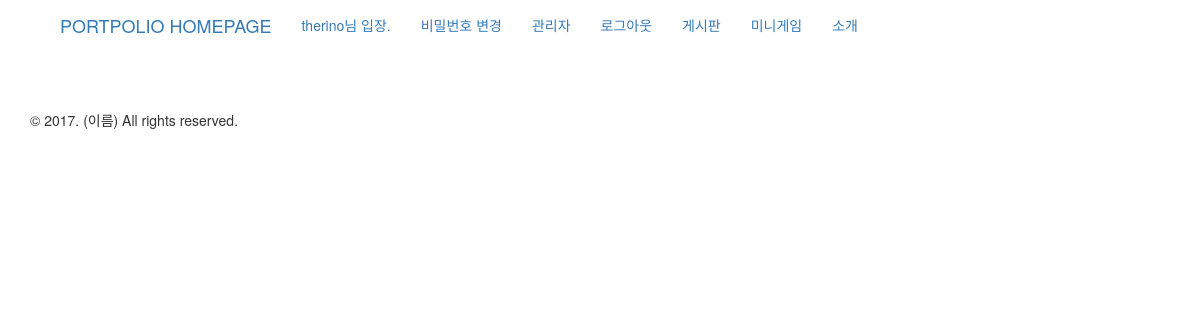
The app's page /board/showlist/ (signed in), older data.
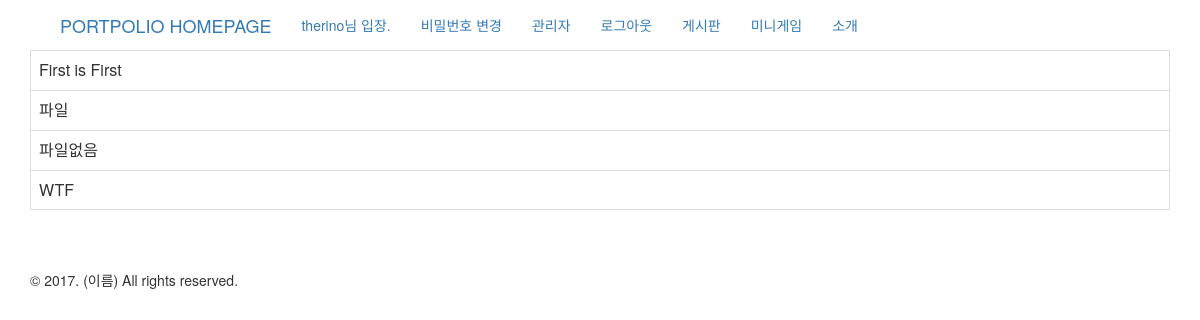
The same page, newer data.
### board/models.py (models this page shows)
class Shoplist(models.Model):
    user = models.ForeignKey('auth.User')
    name = models.TextField()

### board/views.py (the view)
def shopListShow(request):
    allshow = Shoplist.objects.all()
    results = allshow.filter(user_id=request.user)
    return render(request, 'board/shop_list.html', {'post': results})

### board/templates/board/shop_list.html
{% extends 'board/base_board.html' %}
{% block content %}
    <table class="table table-bordered table-hover">
    {% for item in post %}
        <tr>
        {% if item.name %}
        <td>{{item.name}}</td>
        {% else %}
        <td>failed</td>
        {% endif %}
        </tr>
    {% endfor %}
    </table>
{% endblock %}

Row changes from the older to the newer data that the page shows:
added Shoplist: name "First is First"
added Shoplist: name "파일"
added Shoplist: name "파일없음"
added Shoplist: name "WTF"
